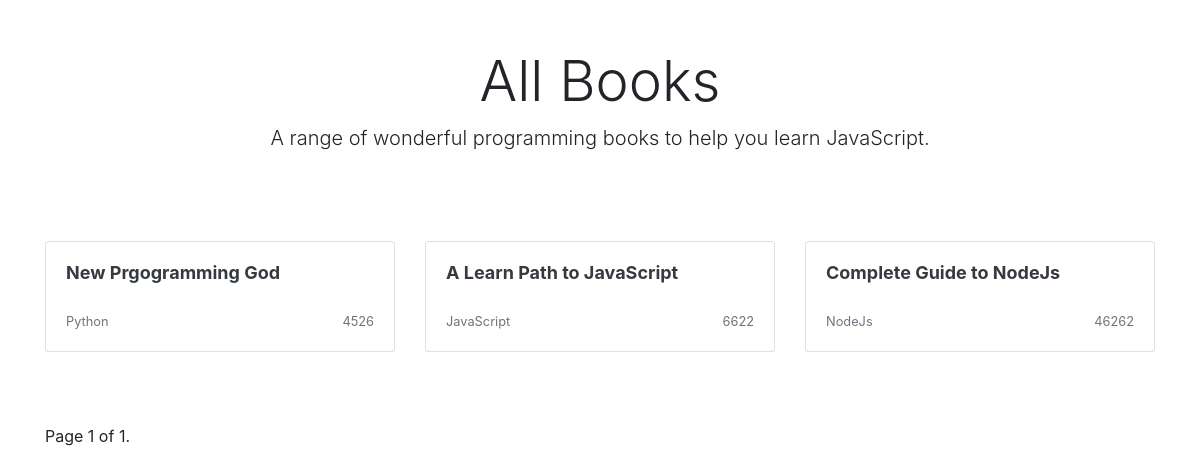
The page /books/ on the database its author committed.
### Books/models.py (models this page shows, shortened)
class Books(models.Model):
    title = models.CharField(max_length=100)
    slug = models.SlugField(null = True)
    genre = models.CharField(max_length=100)
    author = models.CharField(max_length=100)
    isbn = models.CharField(max_length=100)
    count = models.CharField(max_length=10)

### Books/views.py (the view)
# urls.py: path("", BookListView.as_view(), name="book-list"),
class BookListView(ListView):
    model = Books
    template_name = 'home.html'
    queryset = Books.objects.all()
    context_object_name = 'books'
    paginate_by = 4
    def get_queryset(self):
        return Books.objects.all()[:3]

### MyClass/templates/home.html (shortened to what this page needs)
{% extends "base.html" %}
    {% block content %}
    <div class="container">
        <div class="px-3 py-3 pt-md-5 pb-md-4 mx-auto text-center">
            <h1 class="display-4">All Books</h1>
            <p class="lead">A range of wonderful programming books to help you learn JavaScript.</p>
        </div>
        <div class="py-5">
            <div class="row">
                {% for book in books %}
                <div class="col-md-4">
                    <a class="text-dark" href="{% url 'Books:book-detail' slug=book.slug %}">
                        <div class="card mb-4 box-shadow">
                            <div class="card-body">
                                <h2 style="font-size:18px;font-weight:bold;min-height:42px;">
                                    {{book.title|truncatechars:50}}</h2>
                                <div class="d-flex justify-content-between align-items-center">
                                    <small class="text-muted">{{book.genre}}</small>
                                    <small class="text-muted">{{book.isbn}}</small>
                                </div>
                            </div>
                        </div>
                    </a>
                </div>
                {% endfor %}
            </div>
        </div>
        <div class="row">
                <div class="col-12">
                    <span class="step-links">
                        <span class="current">
                            Page {{ page_obj.number }} of {{ page_obj.paginator.num_pages }}.
                        </span>
                    </span>
                </div>
            </div>
    </div>
    {% endblock %}

### MyClass/templates/base.html (shortened to what this page needs)
<!doctype html>
<html lang="en">
<head>
    <link rel="stylesheet" href="https://stackpath.bootstrapcdn.com/bootstrap/4.5.2/css/bootstrap.min.css"
>
</head>
<body>
    {% block content %}
    {% endblock %}
</body>
</html>

### rows shown on the page
Books: title "New Prgogramming God", genre "Python", isbn "4526"
Books: title "A Learn Path to JavaScript", genre "JavaScript", isbn "6622"
Books: title "Complete Guide to NodeJs", genre "NodeJs", isbn "46262"

### other values the page prints
{{ page_obj.number }} "1"
{{ page_obj.paginator.num_pages }} "1"
